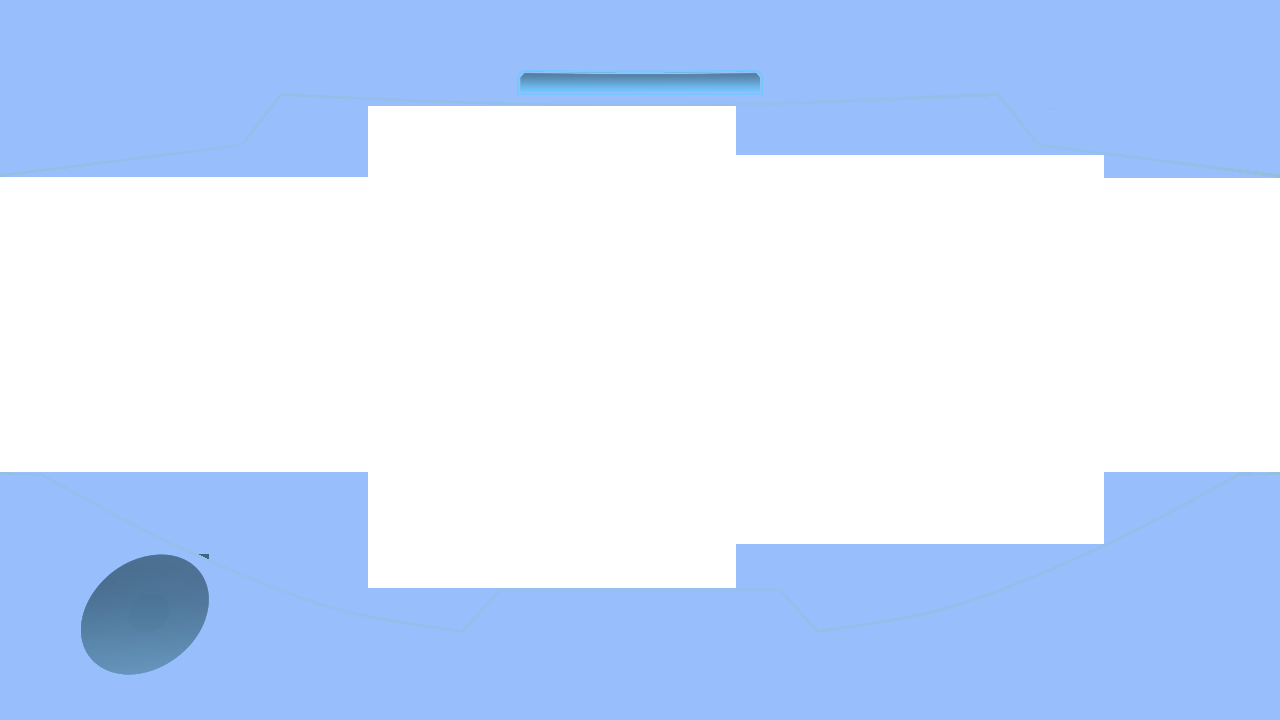
#> input picture ARCHIVE/preliminarySoftwareProjects/headsUpDisplay/alexaBecerra/Halo3Hud.png, 1280 x 720 px, given in place of the camera
$ python prompt1.py   (older library calls are emulated)
#> lines starting #> are read from the running program, lines starting #| are printed output that depends on the picture; after the words box and inside, x2 and y2 are one past the last pixel; in counts of white or black regions, pixels touching at a corner belong together
import cv2
import numpy as np

BORDER_SIZE        = 10
AREA_THRESHOLD     = 1000
DISTANCE_THRESHOLD = 100
FONT               = cv2.FONT_HERSHEY_SIMPLEX
FONT_SIZE          = 1

cap = cv2.VideoCapture(0)

while True:
    _, frame = cap.read()
#> frame is the input picture: shape (720, 1280, 3); mean B, G, R 252, 223, 205
    # HSV Filtering
    hsv = cv2.cvtColor(frame, cv2.COLOR_BGR2HSV)
#> hsv: shape (720, 1280, 3); mean H, S, V 52, 48.2, 252
    # This should detect a red object (Or turquoise)
    # The values for HSV were taken from online as I wanted to spend time on
    # the rest of the process
    lower_hsv = np.array([30,150,50])
    upper_hsv = np.array([255,255,180])
    mask      = cv2.inRange(hsv, lower_hsv, upper_hsv)
#> mask: shape (720, 1280); every value is 0

    # Finding the contours from the hsv mask
    im2, contours, hierarchy = cv2.findContours(mask, cv2.RETR_TREE, cv2.CHAIN_APPROX_SIMPLE)
#> contours = []

    # Taking the largest of the contours
    # In the future it would be nice to just work with all objects above the threshold
    largest_area  = 0
    largest_index = -1
    for i in range(0, len(contours)):
        area = cv2.contourArea(contours[i])
        if area > largest_area:
            largest_area  = area
            largest_index = i
#> this loop made 0 passes
#> after the loop, largest_area = 0; largest_index = -1

    # This determines if an object was detected
    if largest_index > -1 and largest_area > AREA_THRESHOLD:
        # Creating the bounding box around the contour
        x,y,w,h = cv2.boundingRect(contours[largest_index])
        # I drew this for debugging and decided to keep it active as it is
        # useful to visualize
        cv2.rectangle(frame, (x,y), (x+w,y+h), (0, 255, 0), 3)

        # Computing the images center coordinates
        im_cx = frame.shape[1]/2
        im_cy = frame.shape[0]/2
        # Computing the objects center coordintes
        cx = x + w/2
        cy = y + h/2

        # Draw Target
        cv2.circle(frame, (int(cx), int(cy)), 20, (0,0,255),-1)
        cv2.circle(frame, (int(cx), int(cy)), 10, (255,255,255),-1)
        cv2.circle(frame, (int(cx), int(cy)), 5, (0,0,255),-1)

        # Gathering locational information and creating text describing the
        # location of the object.
        horizontal_text = ""
        vertical_text   = ""
        display_text = "Turn Camera "
        if cx - im_cx > DISTANCE_THRESHOLD:
            horizontal_text = "left"
        elif im_cx - cx > DISTANCE_THRESHOLD:
            horizontal_text = "right"
        if cy - im_cy > DISTANCE_THRESHOLD:
            vertical_text = "down"
        elif im_cy - cy > DISTANCE_THRESHOLD:
            vertical_text = "up"

        if horizontal_text == "" or vertical_text == "":
            if horizontal_text == "" and vertical_text == "":
                display_text = "Alligned"
            else:
                display_text += "{}{}".format(horizontal_text, vertical_text)
        else:
            display_text += "{} and {}".format(horizontal_text, vertical_text)

        cv2.putText(frame, display_text, (0,50), FONT, FONT_SIZE, (255,255,255), 2, cv2.LINE_AA)
    else:
        cv2.putText(frame, "Object Not Found", (0,50), FONT, FONT_SIZE, (255,255,255), 2, cv2.LINE_AA)
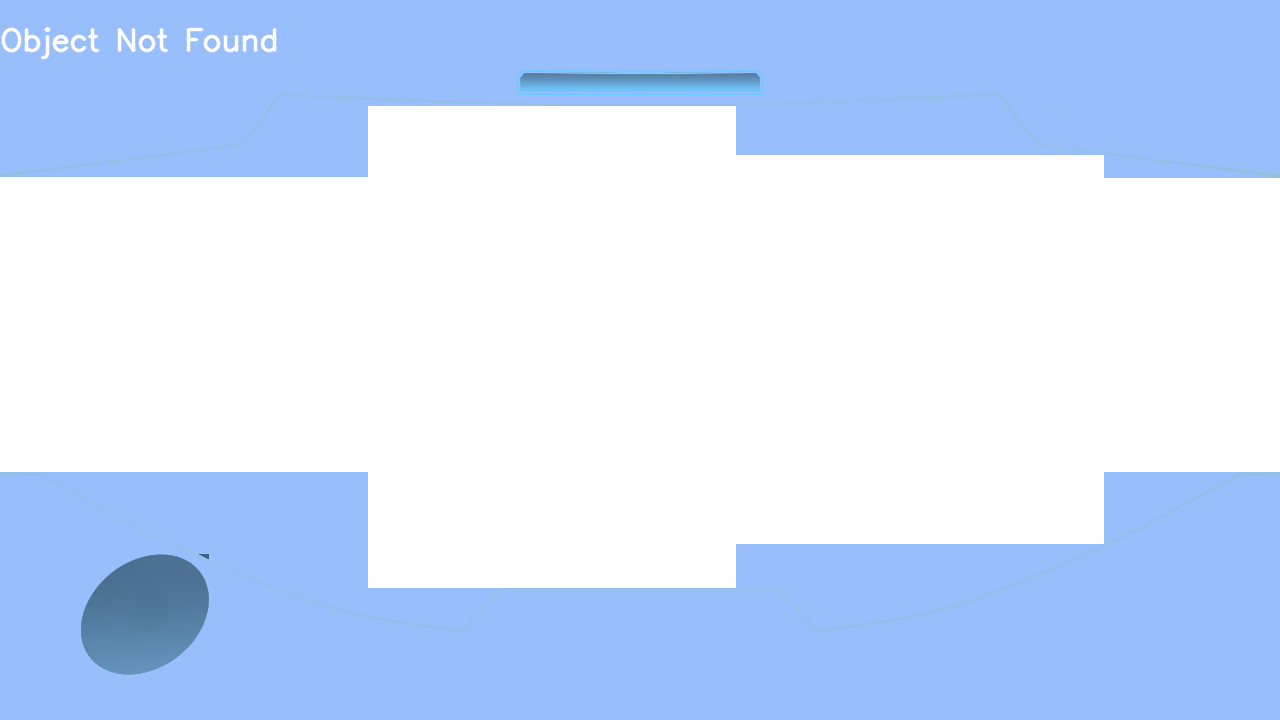
#> frame: shape (720, 1280, 3); 0.33% of pixels changed, all inside (x1, y1, x2, y2) = (1, 27, 277, 60)


    # Puts the border around the image
    border_img = cv2.copyMakeBorder(frame, top=BORDER_SIZE, bottom=BORDER_SIZE, left=BORDER_SIZE,
            right=BORDER_SIZE, borderType=cv2.BORDER_CONSTANT, value=[0,0,0])
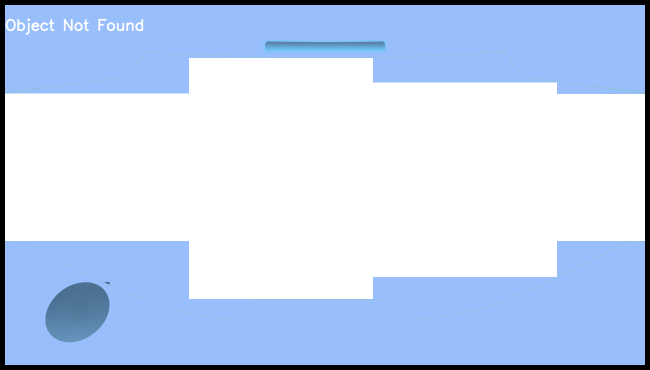
#> border_img: shape (740, 1300, 3) (shown at 1/2 size); mean B, G, R 241.5, 213.8, 196.6

    cv2.imshow("frame", frame)

    k = cv2.waitKey(1) & 0xFF
#> (key q is pressed here)
    if k == ord('q'):
        break

cv2.destroyAllWindows()
cap.release()
